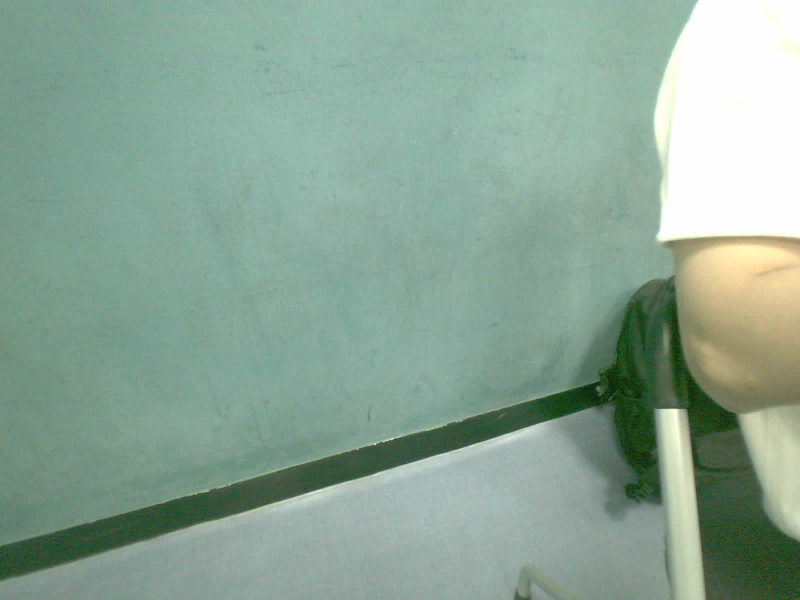
#> input picture trial_and_errors/captures/20261020_195622/r00_c01.jpg, 1600 x 1200 px, given as the content of the folder window_test_pics, which was not available (shown at 1/2 size)
$ jupyter execute --allow-errors segformer_window_test.ipynb   (shell and % lines are left out)   (text cells are left out)
#> lines starting #> are read from the running program, lines starting #| are printed output that depends on the picture
[cell 1]
# 1. 패키지 설치

[cell 2]
# 2. 임포트와 설정
import os, glob, time, shutil
import numpy as np
import torch
import torch.nn.functional as F
import cv2
import pandas as pd
import matplotlib.pyplot as plt
import matplotlib.patches as mpatches
from PIL import Image
try:
    import pillow_avif  # noqa: F401
except ImportError:
    pass
from transformers import SegformerImageProcessor, SegformerForSemanticSegmentation

MODELS = {
    "B0": "nvidia/segformer-b0-finetuned-ade-512-512",
    "B2": "nvidia/segformer-b2-finetuned-ade-512-512",
    "B5": "nvidia/segformer-b5-finetuned-ade-640-640",
}
IMG_DIR = "window_test_pics"
OUT_DIR = "segformer_test_results"
MAX_SIDE = 1024        # 원본 긴 변이 이보다 크면 축소 (결과 해상도 기준)
KEEP_ASPECT = False    # False: 공식 방식(정사각형으로 늘려 입력) / True: 비율 유지, 짧은 변을 모델 크기에 맞춤
PROB_THR = 0.3         # 커튼 뒤 창문처럼 argmax에서 밀린 영역을 보기 위한 확률 기준
CC_MIN_AREA = 0.001    # 연결요소 최소 면적(이미지 대비 비율)
EXTS = (".jpg", ".jpeg", ".png", ".avif", ".webp")
CONFUSABLE = ["door", "curtain", "mirror", "screen door", "blind", "painting"]
FORCE_CPU = False

#> (the rest of this cell did not finish here and is left out)

[cell 3]
# 3. 테스트 이미지 업로드 (폴더가 비어 있으면 업로드 창이 뜸)
# Drive 사용 시: from google.colab import drive; drive.mount('/content/drive'); IMG_DIR = '/content/drive/MyDrive/window_test_pics'
from google.colab import files

if not [f for f in os.listdir(IMG_DIR) if f.lower().endswith(EXTS)]:
    uploaded = files.upload()
    for name, data in uploaded.items():
        with open(os.path.join(IMG_DIR, name), "wb") as f:
            f.write(data)
        if os.path.exists(name):
            os.remove(name)

img_paths = sorted(p for p in glob.glob(os.path.join(IMG_DIR, "*")) if p.lower().endswith(EXTS))
print(f"{len(img_paths)}장:", [os.path.basename(p) for p in img_paths])

[cell 4]
# 4. 모델 로드
def find_label(id2label, name):
    for i, l in id2label.items():
        if l == name:
            return i
    for i, l in id2label.items():
        if l.startswith(name):
            return i
    return None

models = {}
#> (the rest of this cell did not finish here and is left out)

[cell 5]
# 5. 함수 정의
def load_image(path):
#> called with path = '_only/r00_c01.jpg'
    img = Image.open(path).convert("RGB")
#> img is the input picture: PIL image 1600x1200 RGB; mean R, G, B 139, 165.6, 149.9
    w, h = img.size
#> w = 1600; h = 1200
    s = MAX_SIDE / max(w, h)
#> s = 0.64
    if s < 1:
        img = img.resize((round(w * s), round(h * s)), Image.LANCZOS)
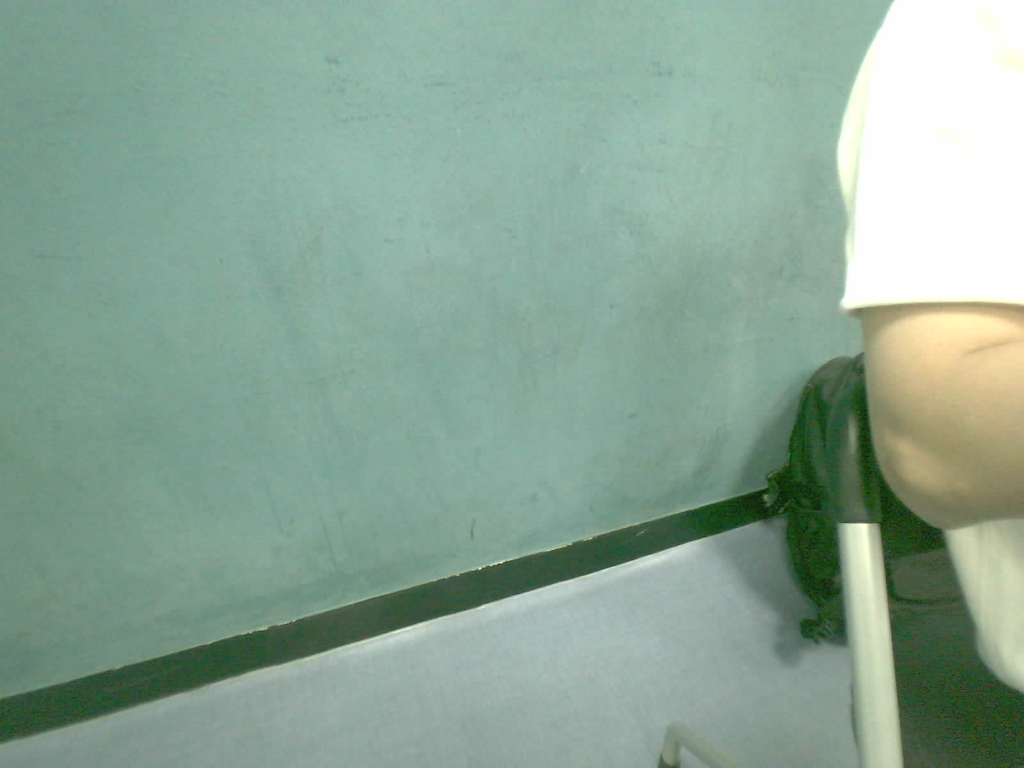
#> img: PIL image 1024x768 RGB; mean R, G, B 139, 165.6, 149.9
    return img

def prepare(img, m):
    if KEEP_ASPECT:
        s = m["side"] / min(img.size)
        im = img.resize((max(32, round(img.width * s)), max(32, round(img.height * s))), Image.BILINEAR)
        return m["proc"](images=im, do_resize=False, return_tensors="pt")
    return m["proc"](images=img, return_tensors="pt")

def sync():
    if device == "cuda":
        torch.cuda.synchronize()

#> (the rest of this cell did not finish here and is left out)

[cell 6]
# 6. 실행
# 모델마다 한 번씩 워밍업 (첫 추론은 초기화 때문에 느림)
if img_paths:
    w_img = load_image(img_paths[0])
    for m in models.values():
        run_model(w_img, m)

rows = []
#> (the rest of this cell did not finish here and is left out)

    except Exception as e:
        print(f"[skip] {p}: {e}")
        continue
    arr = np.asarray(img)

    n = len(models)
    fig, axes = plt.subplots(2, n + 1, figsize=(5.5 * (n + 1), 9))
    axes[0, 0].imshow(arr); axes[0, 0].set_title("Original")
    axes[1, 0].axis("off")
    axes[1, 0].text(0.02, 0.6, "Row 1: red = argmax windowpane\n"
                    f"        cyan = prob >= {PROB_THR}\n        yellow = CC boxes\n"
                    "Row 2: windowpane probability", fontsize=10, family="monospace")

    for j, (key, m) in enumerate(models.items(), start=1):
        argmax, win_prob, t_model = run_model(img, m)
        mask = argmax == m["win"]
        thr_mask = win_prob >= PROB_THR
        cc = cc_boxes(mask)
        cc_thr = cc_boxes(thr_mask)

        axes[0, j].imshow(overlay(arr, mask, thr_mask)); draw_boxes(axes[0, j], cc, "yellow")
        axes[0, j].set_title(f"{key}: {len(cc)} boxes | {t_model:.2f}s")
        im = axes[1, j].imshow(win_prob, cmap="inferno", vmin=0, vmax=1)
        axes[1, j].set_title(f"{key} windowpane prob")

        row = {
            "image": os.path.basename(p),
            "model": key,
            "window_%": round(100 * mask.mean(), 2),
            f"window_%(p>={PROB_THR})": round(100 * thr_mask.mean(), 2),
            "window_mean_prob": round(float(win_prob[mask].mean()), 3) if mask.any() else np.nan,
            "cc_boxes": len(cc),
            f"cc_boxes(p>={PROB_THR})": len(cc_thr),
            "t_model_s": round(t_model, 3),
        }
        for cname, cid in m["conf"].items():
            row[f"{cname}_%"] = round(100 * (argmax == cid).mean(), 2)
        rows.append(row)

    for a in axes.ravel():
        a.set_xticks([]); a.set_yticks([])
    fig.colorbar(im, ax=axes[1, 1:].tolist(), fraction=0.02)
    fig.suptitle(f"{name}  ({'keep aspect' if KEEP_ASPECT else 'square resize'}, {device})")
    fig.savefig(os.path.join(OUT_DIR, f"{name}_segformer.png"), dpi=100, bbox_inches="tight")
    plt.show()
    plt.close(fig)

df = pd.DataFrame(rows)
df.to_csv(os.path.join(OUT_DIR, "summary.csv"), index=False, encoding="utf-8-sig")
df


$ run again, on trial_and_errors/captures/20261020_195622/r00_c02.jpg
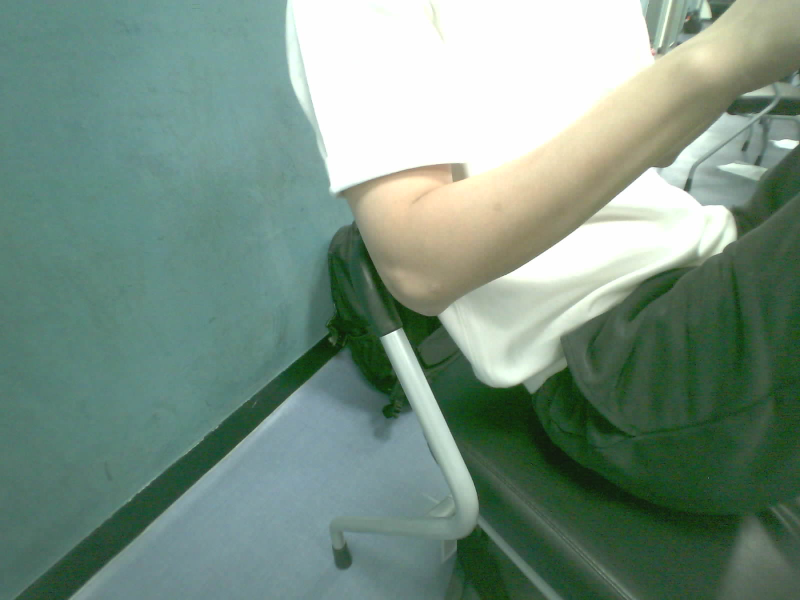
#> input picture trial_and_errors/captures/20261020_195622/r00_c02.jpg, 1600 x 1200 px, given as the content of the folder window_test_pics, which was not available (shown at 1/2 size)
#> in load_image, img is the input picture: PIL image 1600x1200 RGB; mean R, G, B 120.2, 144.8, 130.7
#> in load_image, `img = img.resize((round(w * s), round(h * s)), Image.LANCZOS)`:
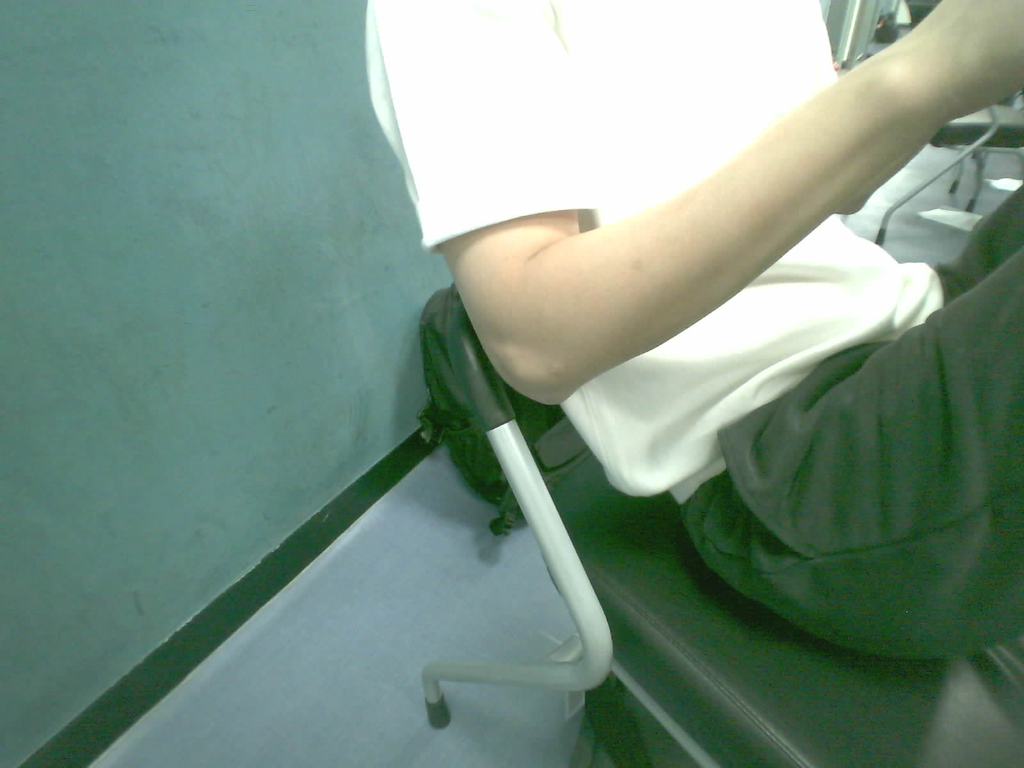
#> img: PIL image 1024x768 RGB; mean R, G, B 120.2, 144.8, 130.7

$ run again, on trial_and_errors/captures/20261020_195622/r00_c03.jpg
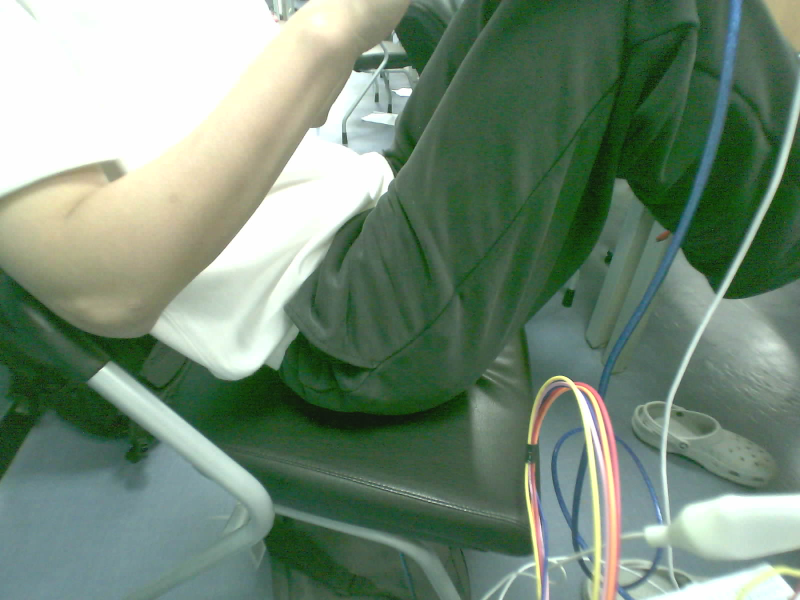
#> input picture trial_and_errors/captures/20261020_195622/r00_c03.jpg, 1600 x 1200 px, given as the content of the folder window_test_pics, which was not available (shown at 1/2 size)
#> in load_image, img is the input picture: PIL image 1600x1200 RGB; mean R, G, B 116.9, 138.6, 119.3
#> in load_image, `img = img.resize((round(w * s), round(h * s)), Image.LANCZOS)`:
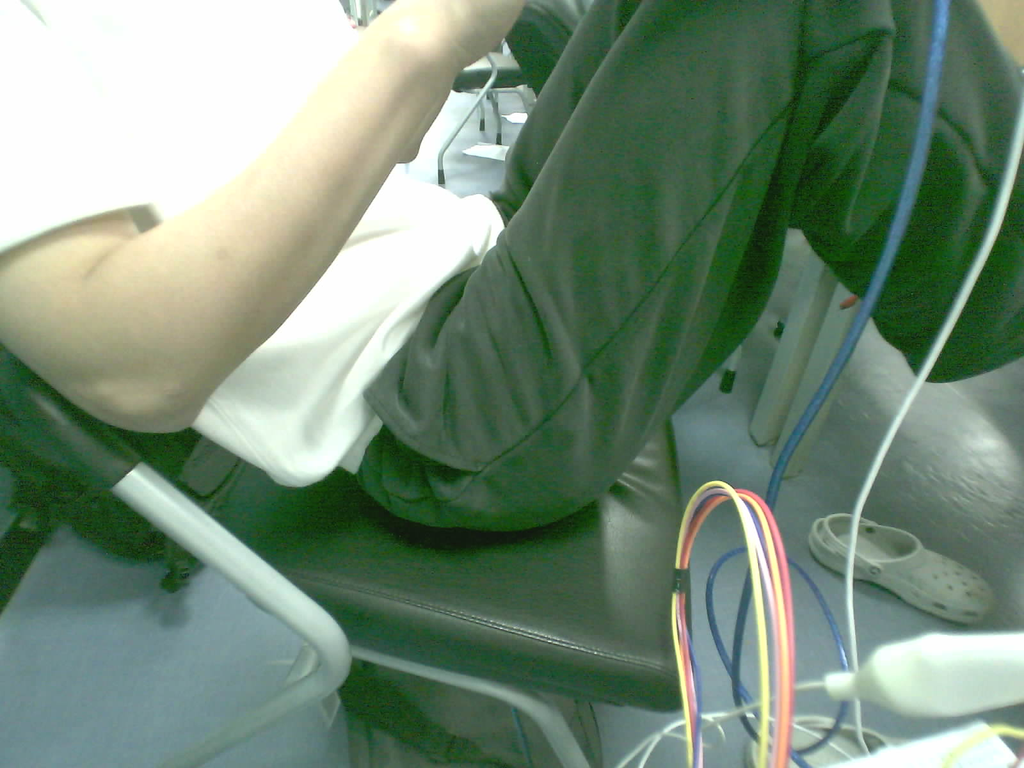
#> img: PIL image 1024x768 RGB; mean R, G, B 116.9, 138.6, 119.3
